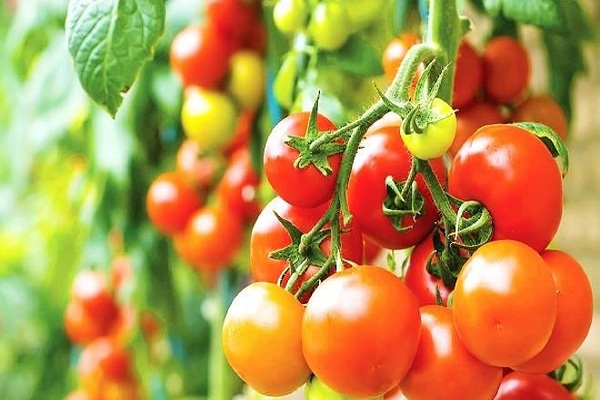
#> input picture Opencv_1/tomato.jpg, 600 x 400 px
$ python 19_canny_edges.py
#> lines starting #> are read from the running program, lines starting #| are printed output that depends on the picture; after the words box and inside, x2 and y2 are one past the last pixel; in counts of white or black regions, pixels touching at a corner belong together
import cv2
import numpy as np

img = cv2.imread("tomato.jpg",1)
#> img is the input picture: shape (400, 600, 3); mean B, G, R 75.4, 145.1, 184
gray = cv2.cvtColor(img,cv2.COLOR_RGB2GRAY)
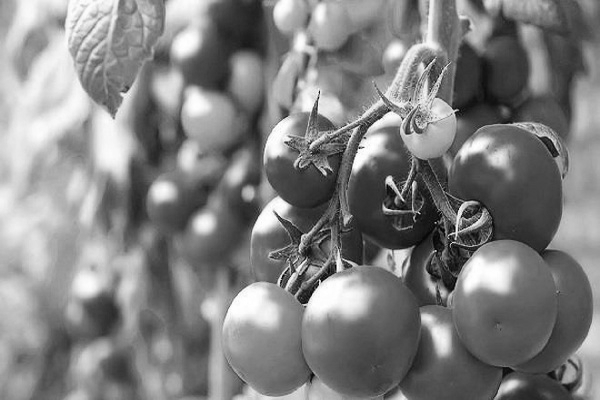
#> gray: shape (400, 600); min 2, max 255, mean 128.7
thresh = cv2.adaptiveThreshold(gray,255,cv2.ADAPTIVE_THRESH_GAUSSIAN_C,cv2.THRESH_BINARY,115,1)
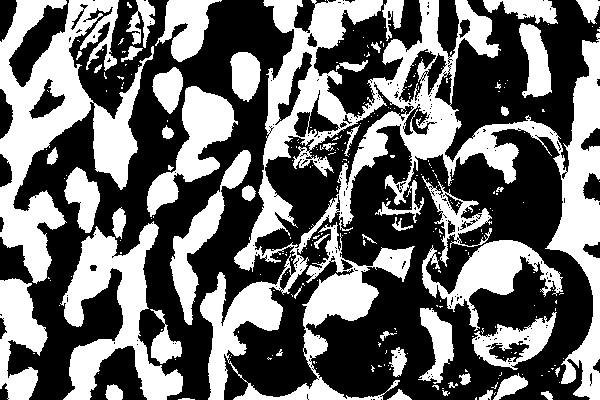
#> thresh: shape (400, 600); 42.5% white; 280 white regions (228 under 20 px), largest, box (x1, y1, x2, y2) and area: (200, 0, 600, 400) 41882, (0, 0, 154, 284) 16519, (60, 221, 183, 400) 8642

edges = cv2.Canny(thresh,100,70)
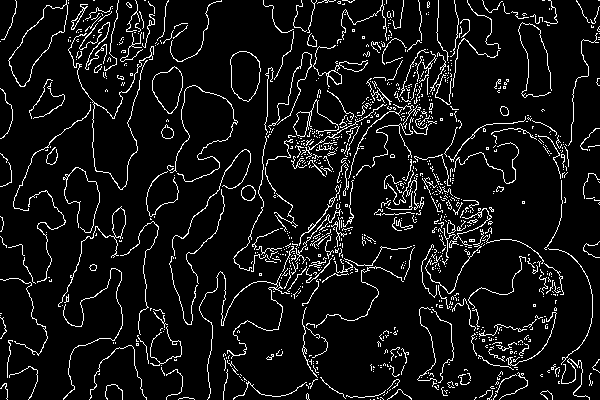
#> edges: shape (400, 600); 7.7% white in thin lines or dots
cv2.imshow("canny",edges)
cv2.imshow("thresh",thresh)
cv2.waitKey(0)
cv2.destroyAllWindows()
